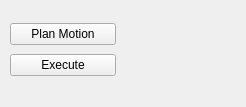
<?xml version="1.0" encoding="UTF-8"?>
<ui version="4.0">
 <class>two_button</class>
 <widget class="QWidget" name="two_button">
  <property name="geometry">
   <rect>
    <x>0</x>
    <y>0</y>
    <width>246</width>
    <height>107</height>
   </rect>
  </property>
  <property name="windowTitle">
   <string>Form</string>
  </property>
  <widget class="QWidget" name="layoutWidget">
   <property name="geometry">
    <rect>
     <x>130</x>
     <y>20</y>
     <width>101</width>
     <height>61</height>
    </rect>
   </property>
   <layout class="QVBoxLayout" name="verticalLayout_2">
    <item>
     <widget class="QLabel" name="label_1">
      <property name="text">
       <string/>
      </property>
     </widget>
    </item>
    <item>
     <widget class="QLabel" name="label_2">
      <property name="text">
       <string/>
      </property>
     </widget>
    </item>
   </layout>
  </widget>
  <widget class="QWidget" name="layoutWidget_2">
   <property name="geometry">
    <rect>
     <x>10</x>
     <y>20</y>
     <width>106</width>
     <height>61</height>
    </rect>
   </property>
   <layout class="QVBoxLayout" name="verticalLayout">
    <item>
     <widget class="QPushButton" name="pushButton_1">
      <property name="text">
       <string>Plan Motion</string>
      </property>
     </widget>
    </item>
    <item>
     <widget class="QPushButton" name="pushButton_2">
      <property name="text">
       <string>Execute</string>
      </property>
     </widget>
    </item>
   </layout>
  </widget>
 </widget>
 <resources/>
 <connections/>
</ui>
